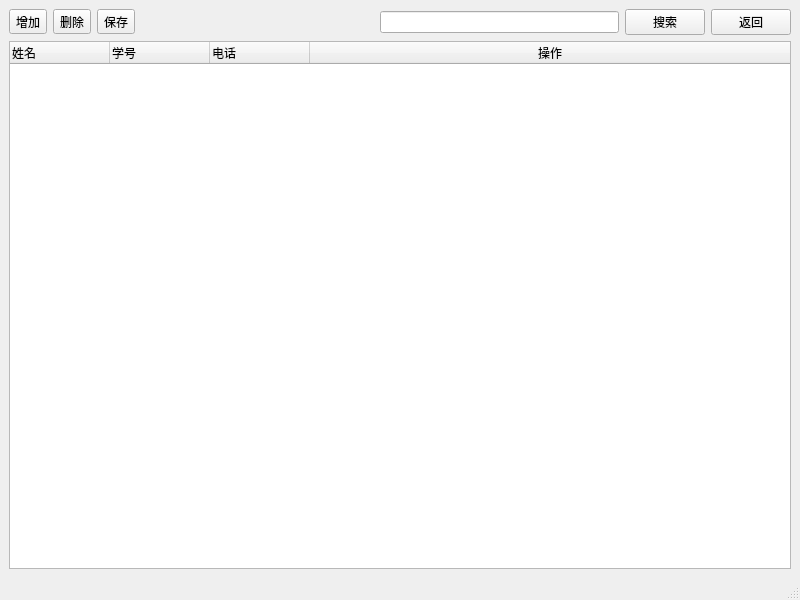
<?xml version="1.0" encoding="UTF-8"?>
<ui version="4.0">
 <class>MainWindow</class>
 <widget class="QMainWindow" name="MainWindow">
  <property name="geometry">
   <rect>
    <x>0</x>
    <y>0</y>
    <width>800</width>
    <height>600</height>
   </rect>
  </property>
  <property name="windowTitle">
   <string>学生信息管理系统</string>
  </property>
  <widget class="QWidget" name="centralwidget">
   <layout class="QGridLayout" name="gridLayout">
    <item row="0" column="0">
     <layout class="QVBoxLayout" name="verticalLayout">
      <item>
       <layout class="QHBoxLayout" name="horizontalLayout">
        <item>
         <widget class="QToolButton" name="toolButton">
          <property name="text">
           <string>增加</string>
          </property>
         </widget>
        </item>
        <item>
         <widget class="QToolButton" name="toolButton_2">
          <property name="text">
           <string>删除</string>
          </property>
         </widget>
        </item>
        <item>
         <widget class="QToolButton" name="toolButton_3">
          <property name="text">
           <string>保存</string>
          </property>
         </widget>
        </item>
        <item>
         <spacer name="horizontalSpacer">
          <property name="orientation">
           <enum>Qt::Horizontal</enum>
          </property>
          <property name="sizeHint" stdset="0">
           <size>
            <width>40</width>
            <height>20</height>
           </size>
          </property>
         </spacer>
        </item>
        <item>
         <widget class="QLineEdit" name="lineEdit"/>
        </item>
        <item>
         <widget class="QPushButton" name="pushButton">
          <property name="maximumSize">
           <size>
            <width>1677721</width>
            <height>16777215</height>
           </size>
          </property>
          <property name="text">
           <string>搜索</string>
          </property>
         </widget>
        </item>
        <item>
         <widget class="QPushButton" name="pushButton_2">
          <property name="text">
           <string>返回</string>
          </property>
         </widget>
        </item>
       </layout>
      </item>
      <item>
       <widget class="QTreeWidget" name="treeWidget">
        <property name="editTriggers">
         <set>QAbstractItemView::CurrentChanged|QAbstractItemView::DoubleClicked|QAbstractItemView::EditKeyPressed|QAbstractItemView::SelectedClicked</set>
        </property>
        <property name="alternatingRowColors">
         <bool>false</bool>
        </property>
        <property name="textElideMode">
         <enum>Qt::ElideMiddle</enum>
        </property>
        <property name="animated">
         <bool>true</bool>
        </property>
        <attribute name="headerMinimumSectionSize">
         <number>80</number>
        </attribute>
        <column>
         <property name="text">
          <string>姓名</string>
         </property>
         <property name="textAlignment">
          <set>AlignLeading|AlignVCenter</set>
         </property>
        </column>
        <column>
         <property name="text">
          <string>学号</string>
         </property>
         <property name="textAlignment">
          <set>AlignLeading|AlignVCenter</set>
         </property>
        </column>
        <column>
         <property name="text">
          <string>电话</string>
         </property>
         <property name="textAlignment">
          <set>AlignLeading|AlignVCenter</set>
         </property>
        </column>
        <column>
         <property name="text">
          <string>操作</string>
         </property>
         <property name="textAlignment">
          <set>AlignCenter</set>
         </property>
        </column>
       </widget>
      </item>
     </layout>
    </item>
   </layout>
  </widget>
  <widget class="QMenuBar" name="menubar">
   <property name="geometry">
    <rect>
     <x>0</x>
     <y>0</y>
     <width>800</width>
     <height>26</height>
    </rect>
   </property>
  </widget>
  <widget class="QStatusBar" name="statusbar"/>
  <action name="action">
   <property name="text">
    <string>增加</string>
   </property>
  </action>
  <action name="action_2">
   <property name="text">
    <string>删除</string>
   </property>
  </action>
 </widget>
 <resources/>
 <connections/>
</ui>
